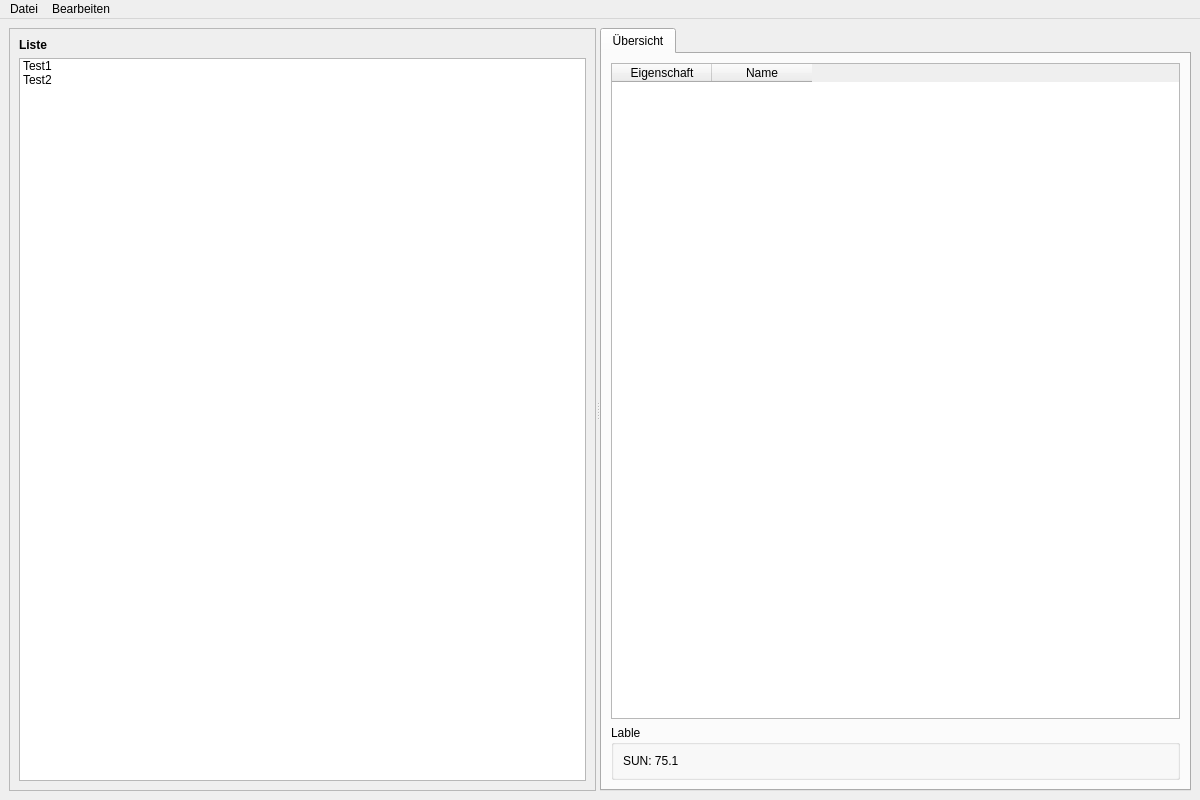
<?xml version="1.0" encoding="UTF-8"?>
<ui version="4.0">
 <class>MainWindow</class>
 <widget class="QMainWindow" name="MainWindow">
  <property name="geometry">
   <rect>
    <x>0</x>
    <y>0</y>
    <width>1200</width>
    <height>800</height>
   </rect>
  </property>
  <widget class="QWidget" name="centralwidget">
   <layout class="QHBoxLayout" name="horizontalLayout">
    <item>
     <widget class="QSplitter" name="splitter">
      <property name="orientation">
       <enum>Qt::Horizontal</enum>
      </property>
      <widget class="QScrollArea" name="scrollArea">
       <property name="widgetResizable">
        <bool>true</bool>
       </property>
       <widget class="QWidget" name="scrollAreaWidgetContents">
        <property name="geometry">
         <rect>
          <x>0</x>
          <y>0</y>
          <width>584</width>
          <height>758</height>
         </rect>
        </property>
        <layout class="QVBoxLayout" name="verticalLayout">
         <item>
          <widget class="QLabel" name="label1">
           <property name="styleSheet">
            <string notr="true">font-weight: bold;</string>
           </property>
           <property name="text">
            <string>Liste</string>
           </property>
          </widget>
         </item>
         <item>
          <widget class="QListWidget" name="liste">
           <item>
            <property name="text">
             <string>Test1</string>
            </property>
           </item>
           <item>
            <property name="text">
             <string>Test2</string>
            </property>
           </item>
          </widget>
         </item>
        </layout>
       </widget>
      </widget>
      <widget class="QTabWidget" name="tabWidget">
       <widget class="QWidget" name="tabUebersicht">
        <attribute name="title">
         <string>Übersicht</string>
        </attribute>
        <layout class="QVBoxLayout" name="verticalLayout_2">
         <item>
          <widget class="QTableWidget" name="tableV">
           <column>
            <property name="text">
             <string>Eigenschaft</string>
            </property>
           </column>
           <column>
            <property name="text">
             <string>Name</string>
            </property>
           </column>
          </widget>
         </item>
         <item>
          <widget class="QGroupBox" name="groupBoxK">
           <property name="title">
            <string>Lable</string>
           </property>
           <layout class="QHBoxLayout" name="horizontalLayout_2">
            <item>
             <widget class="QLabel" name="labelK">
              <property name="text">
               <string>SUN: 75.1</string>
              </property>
             </widget>
            </item>
           </layout>
          </widget>
         </item>
        </layout>
       </widget>
      </widget>
     </widget>
    </item>
   </layout>
  </widget>
  <widget class="QMenuBar" name="menubar">
   <property name="geometry">
    <rect>
     <x>0</x>
     <y>0</y>
     <width>1200</width>
     <height>22</height>
    </rect>
   </property>
   <widget class="QMenu" name="menuDatei">
    <property name="title">
     <string>Datei</string>
    </property>
   </widget>
   <widget class="QMenu" name="menuBearbeiten">
    <property name="title">
     <string>Bearbeiten</string>
    </property>
   </widget>
   <addaction name="menuDatei"/>
   <addaction name="menuBearbeiten"/>
  </widget>
 </widget>
 <resources/>
 <connections/>
</ui>
